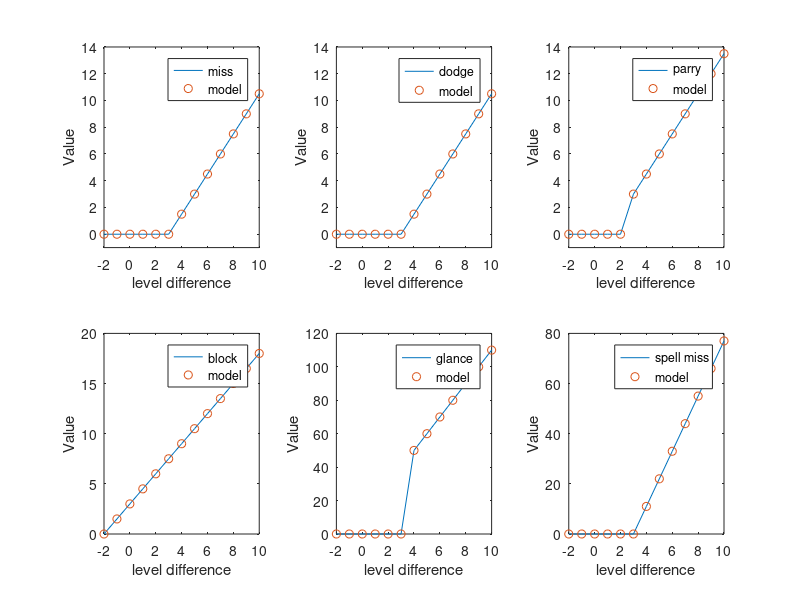

Recreate this plot in MATLAB.
clear
load level_based_off.mat

matchstr='(?<level>\d+)\+?,\sM(?<miss>\d+\.\d)\sD(?<dodge>\d+\.\d)\sP(?<parry>\d+\.\d)\sG(?<glance>\d+\.\d)\sB(?<block>\d+\.\d)';
for i=1:length(level_based_off)
    
    textline=level_based_off{i};
    names = regexp(textline, matchstr,'names');
    
    level(i)=str2num(names.level);
    miss(i)=str2num(names.miss);
    dodge(i)=str2num(names.dodge);
    parry(i)=str2num(names.parry);
    block(i)=str2num(names.block);
    glance(i)=str2num(names.glance);
    
end

spellmiss=[77 66 55 44 33 22 11 0 0 0 0 0 0];

ld=90-level;
player_exp=7.5;
player_hit=7.5;

%% models
base_boss_miss=3.0;
ld_mod=1.5;
modmiss=max(0,base_boss_miss+ld.*ld_mod-player_hit);

base_boss_dodge=3.0; 
moddodge=max(0,base_boss_dodge+ld.*ld_mod-player_exp);

base_boss_parry=3.0;
boss_parry_bonus=3;
modparry=max(0,base_boss_parry+ld.*ld_mod+(ld>2)*boss_parry_bonus-player_exp);

base_boss_block = 3.0;
modblock=max(0,base_boss_block+ld.*ld_mod);

base_boss_glance=0;
ld_glance_mod=10;
modglance=max(0,base_boss_glance+(ld>3).*(10+ld.*ld_glance_mod));

base_boss_spellmiss=0;
ld_spellmiss_mod=11;
modspellmiss=max(0,base_boss_spellmiss+max(ld-3,0).*ld_spellmiss_mod);
modspellmiss=max(0,6+3.*ld+8.*max(ld-3,0)-player_hit-player_exp);

%% plots
figure(2)
subplot(2,3,1)
plot(ld,miss,ld,modmiss,'o')
legend('miss','model','Location','Best')
xlabel('level difference')
ylabel('Value')
ylim([-1 14])

subplot(2,3,2)
plot(ld,dodge,ld,moddodge,'o')
legend('dodge','model','Location','Best')
xlabel('level difference')
ylabel('Value')
ylim([-1 14])

subplot(2,3,3)
plot(ld,parry,ld,modparry,'o')
legend('parry','model','Location','Best')
xlabel('level difference')
ylabel('Value')
ylim([-1 14])

subplot(2,3,4)
plot(ld,block,ld,modblock,'o')
legend('block','model','Location','Best')
xlabel('level difference')
ylabel('Value')
% ylim([-1 14])

subplot(2,3,5)
plot(ld,glance,ld,modglance,'o')
legend('glance','model','Location','Best')
xlabel('level difference')
ylabel('Value')
% ylim([-1 14])

subplot(2,3,6)
plot(ld,spellmiss,ld,modspellmiss,'o')
legend('spell miss','model','Location','Best')
xlabel('level difference')
ylabel('Value')
% ylim([-1 14])
